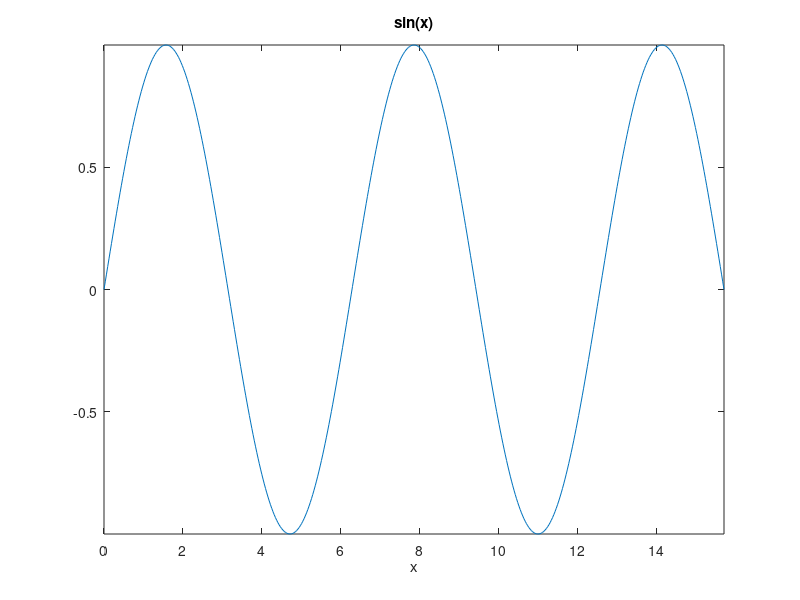
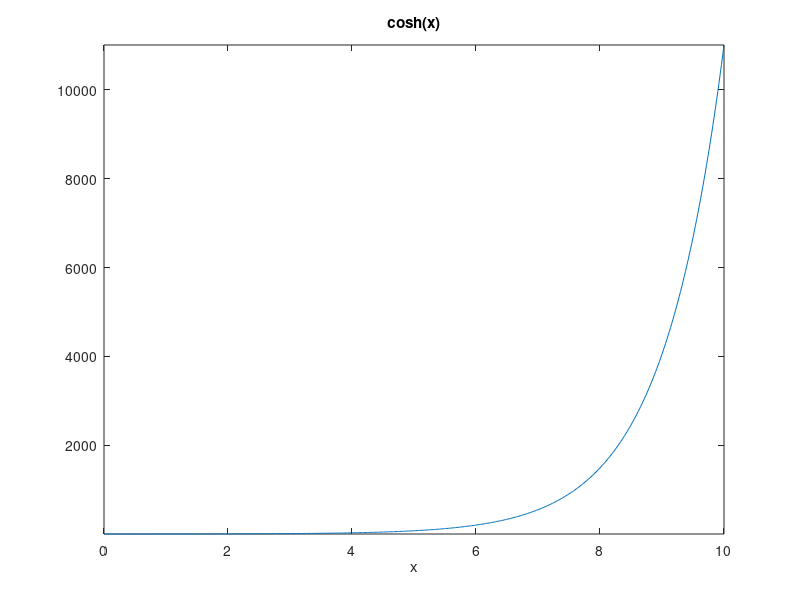
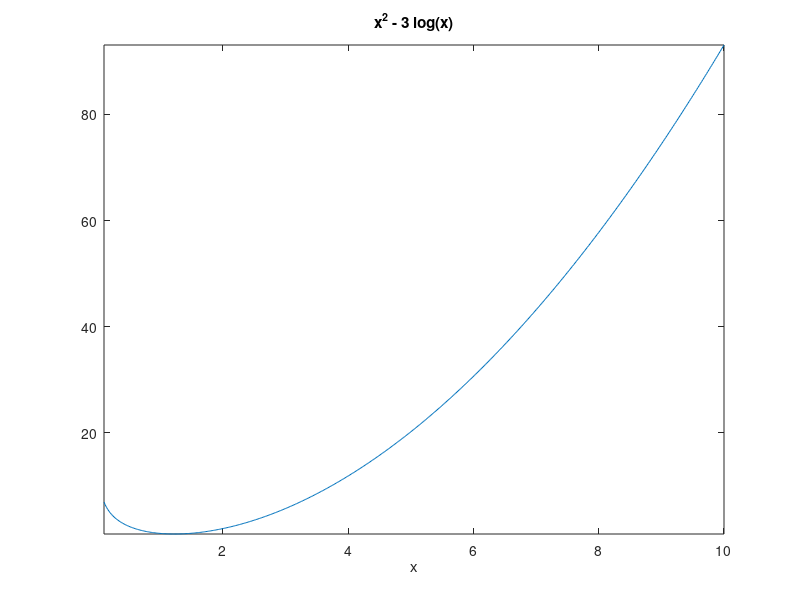

These charts were generated, in order, by the following MATLAB code:
figure(19)
ezplot('sin(x)', [0, 5*pi])
axis tight

figure(51)
ezplot('cosh(x)', [0, 10])
axis tight

figure(57)
ezplot('x^2 - 3*log(x)', [0.1, 10])
axis tight
